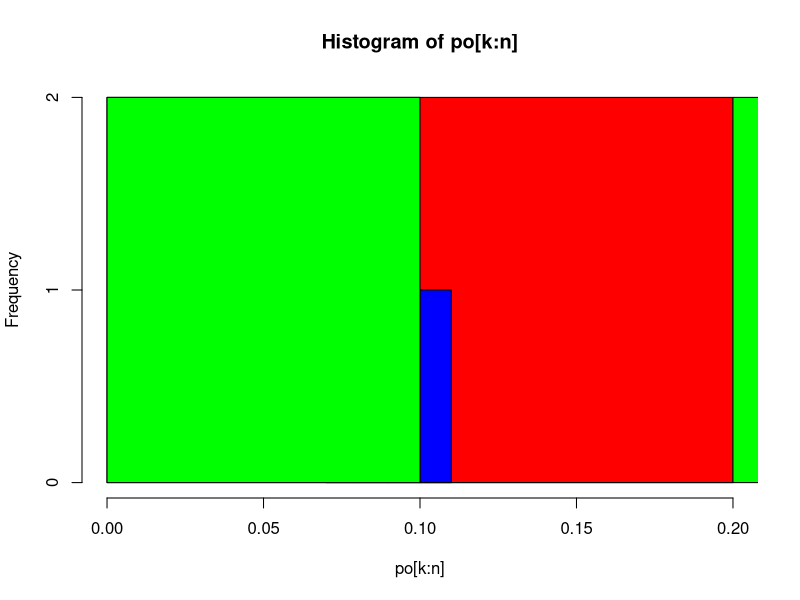
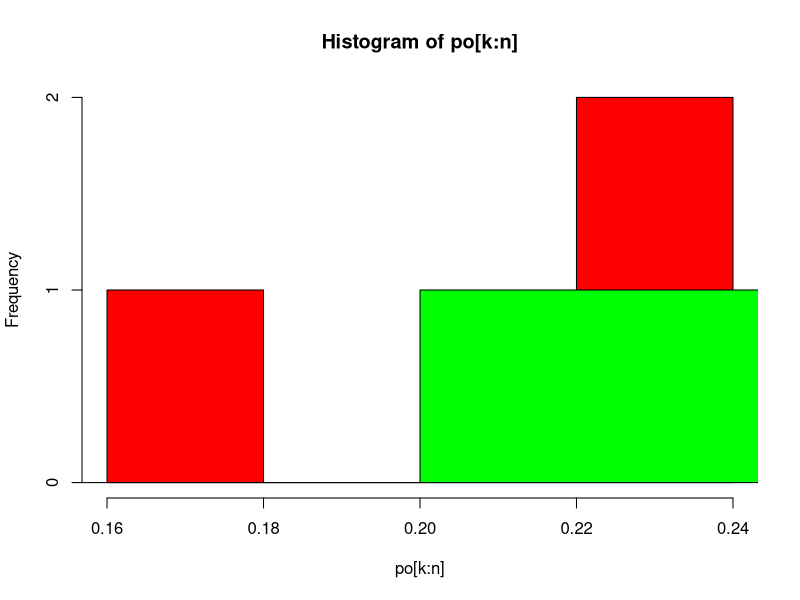
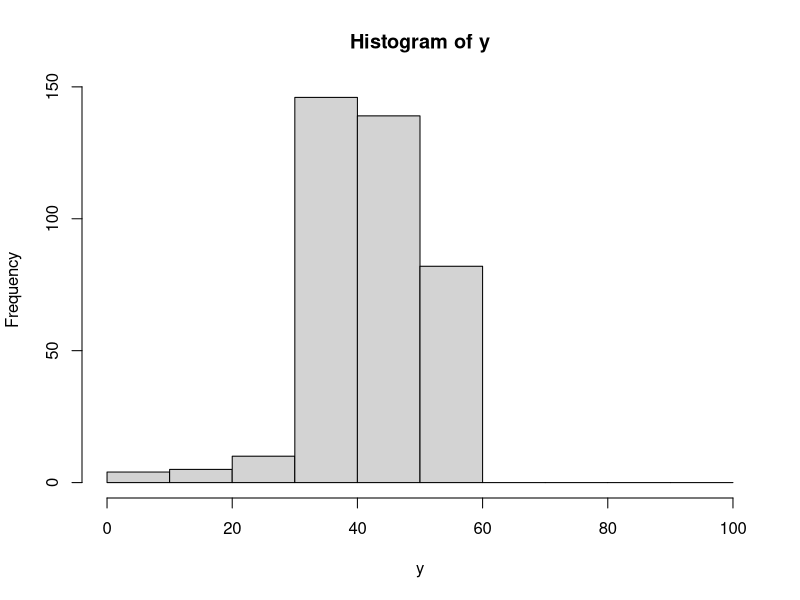

Reproduce these figures in R, in order.
A1=function(lambda,p,n,k)
{
  w=seq(0,n,1) # numerele dintre 0 si n cu pas 1
  po = dpois(0:n, lambda)
  geo = dgeom(0:n, p)
  b=dbinom(w,n,p)
  hist(po[k:n], col='red')
  hist(geo[k:n],col='blue', add=TRUE)
  hist(b[0:n],col='green', add=TRUE)
}
A1(4,0.25,5,4)
A1(3,0.2,5,3)
###########
A2_a = function(x) {
  x=scan("fisier.txt")
  w = vector() # facem un vector
  w[1] = median(x) 
  w[2] = mean(x) # media arit vect
  w[3] = sd(x)# deviatia
  w[4] = as.vector(quantile(x))[1 + 1]
  w[5] = as.vector(quantile(x))[1 + 2]
  w[6] = as.vector(quantile(x))[1 + 3]
  return (w)
}
A2_a(x)
#########
A2_b = function(x) {
  x=scan("fisier.txt")
  n = length(x)
  medie_aritmetica = sum(x) / n
  s = sd(x) 
  st = medie_aritmetica - s * 2
  dr = medie_aritmetica + s * 2
  v = vector()
  t = 0
  for(i in 1:n) {
    if(x[i] > st || x[i] <dr) {
      t = t + 1
      v[t] = x[i]
    }
  }
  return(v)
}
A2_b(x)
#########
A2_c = function(x) {
  x=scan("fisier.txt")
  y = A2_b(x) 
  interval = seq(0, 100, 10)
  hist(y, breaks = interval,freq = T ,right = F)
  
}
A2_c(x)
##########
